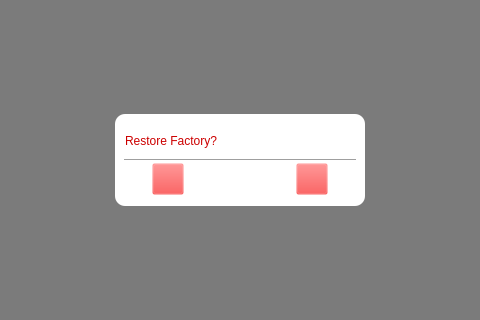
<?xml version="1.0" encoding="UTF-8"?>
<ui version="4.0">
 <class>RestoreDialog</class>
 <widget class="QWidget" name="RestoreDialog">
  <property name="geometry">
   <rect>
    <x>0</x>
    <y>0</y>
    <width>480</width>
    <height>320</height>
   </rect>
  </property>
  <property name="windowTitle">
   <string>Form</string>
  </property>
  <property name="styleSheet">
   <string notr="true">QPushButton#button_accept {
	border-image: url(:/res/icons/ic_confirm.png);
	max-width: 30px;
	min-width: 30px;
	max-height: 30px;
	min-height: 30px;
}

QPushButton#button_reject {
	border-image: url(:/res/icons/ic_cancel.png);
	max-width: 30px;
	min-width: 30px;
	max-height: 30px;
	min-height: 30px;
}

QPushButton#button_number {
	border-image: url(:/res/icons/ic_thumbnail.png);
}

QPushButton#button_delete {
	border-image: url(:/res/icons/ic_delete_2.png);
}

QPushButton#button_arrow {
	border-image: url(:/res/icons/ic_to.png);
}

QFrame#frame {
	background-color: rgb(255, 255, 255);
	border-radius: 10px;
}

QLabel {
	color: rgb(204, 0, 0);
}
QWidget#widget {
	background-color: rgba(43, 43,  43, 150);
}

</string>
  </property>
  <layout class="QVBoxLayout" name="verticalLayout_2">
   <property name="leftMargin">
    <number>0</number>
   </property>
   <property name="topMargin">
    <number>0</number>
   </property>
   <property name="rightMargin">
    <number>0</number>
   </property>
   <property name="bottomMargin">
    <number>0</number>
   </property>
   <item>
    <widget class="QWidget" name="widget" native="true">
     <layout class="QGridLayout" name="gridLayout" rowstretch="114,92,0,0,114" columnstretch="115,0,250,115">
      <property name="leftMargin">
       <number>0</number>
      </property>
      <property name="topMargin">
       <number>0</number>
      </property>
      <property name="rightMargin">
       <number>0</number>
      </property>
      <property name="bottomMargin">
       <number>0</number>
      </property>
      <property name="spacing">
       <number>0</number>
      </property>
      <item row="0" column="2">
       <spacer name="verticalSpacer">
        <property name="orientation">
         <enum>Qt::Vertical</enum>
        </property>
        <property name="sizeHint" stdset="0">
         <size>
          <width>20</width>
          <height>139</height>
         </size>
        </property>
       </spacer>
      </item>
      <item row="4" column="2">
       <spacer name="verticalSpacer_4">
        <property name="orientation">
         <enum>Qt::Vertical</enum>
        </property>
        <property name="sizeHint" stdset="0">
         <size>
          <width>20</width>
          <height>138</height>
         </size>
        </property>
       </spacer>
      </item>
      <item row="1" column="2">
       <widget class="QFrame" name="frame">
        <property name="minimumSize">
         <size>
          <width>250</width>
          <height>92</height>
         </size>
        </property>
        <property name="maximumSize">
         <size>
          <width>250</width>
          <height>92</height>
         </size>
        </property>
        <property name="frameShape">
         <enum>QFrame::StyledPanel</enum>
        </property>
        <property name="frameShadow">
         <enum>QFrame::Raised</enum>
        </property>
        <layout class="QVBoxLayout" name="verticalLayout">
         <property name="spacing">
          <number>0</number>
         </property>
         <item>
          <widget class="QFrame" name="frame_3">
           <property name="styleSheet">
            <string notr="true">border-color: rgba(0,0,0,0);
background-color: rgba(239, 41, 41,0);</string>
           </property>
           <property name="frameShape">
            <enum>QFrame::StyledPanel</enum>
           </property>
           <property name="frameShadow">
            <enum>QFrame::Raised</enum>
           </property>
           <layout class="QHBoxLayout" name="horizontalLayout_2" stretch="0">
            <property name="spacing">
             <number>0</number>
            </property>
            <property name="leftMargin">
             <number>0</number>
            </property>
            <property name="topMargin">
             <number>0</number>
            </property>
            <property name="rightMargin">
             <number>0</number>
            </property>
            <property name="bottomMargin">
             <number>0</number>
            </property>
            <item>
             <widget class="QLabel" name="tipLabel">
              <property name="minimumSize">
               <size>
                <width>0</width>
                <height>0</height>
               </size>
              </property>
              <property name="maximumSize">
               <size>
                <width>16777215</width>
                <height>16777215</height>
               </size>
              </property>
              <property name="styleSheet">
               <string notr="true"/>
              </property>
              <property name="text">
               <string>Restore Factory?</string>
              </property>
             </widget>
            </item>
           </layout>
          </widget>
         </item>
         <item>
          <widget class="Line" name="line">
           <property name="styleSheet">
            <string notr="true">min-height:  2px;
max-height: 2px;</string>
           </property>
           <property name="orientation">
            <enum>Qt::Horizontal</enum>
           </property>
          </widget>
         </item>
         <item>
          <widget class="QFrame" name="frame_2">
           <property name="styleSheet">
            <string notr="true">border-color: rgba(0,0,0,0);
background-color: rgba(239, 41, 41,0);</string>
           </property>
           <property name="frameShape">
            <enum>QFrame::StyledPanel</enum>
           </property>
           <property name="frameShadow">
            <enum>QFrame::Raised</enum>
           </property>
           <layout class="QHBoxLayout" name="horizontalLayout_3" stretch="29,30,118,30,29">
            <property name="spacing">
             <number>0</number>
            </property>
            <property name="leftMargin">
             <number>0</number>
            </property>
            <property name="topMargin">
             <number>0</number>
            </property>
            <property name="rightMargin">
             <number>0</number>
            </property>
            <property name="bottomMargin">
             <number>0</number>
            </property>
            <item>
             <spacer name="horizontalSpacer">
              <property name="orientation">
               <enum>Qt::Horizontal</enum>
              </property>
              <property name="sizeHint" stdset="0">
               <size>
                <width>40</width>
                <height>20</height>
               </size>
              </property>
             </spacer>
            </item>
            <item>
             <widget class="QPushButton" name="button_accept">
              <property name="minimumSize">
               <size>
                <width>30</width>
                <height>30</height>
               </size>
              </property>
              <property name="maximumSize">
               <size>
                <width>30</width>
                <height>30</height>
               </size>
              </property>
              <property name="text">
               <string/>
              </property>
             </widget>
            </item>
            <item>
             <spacer name="horizontalSpacer_2">
              <property name="orientation">
               <enum>Qt::Horizontal</enum>
              </property>
              <property name="sizeHint" stdset="0">
               <size>
                <width>167</width>
                <height>20</height>
               </size>
              </property>
             </spacer>
            </item>
            <item>
             <widget class="QPushButton" name="button_reject">
              <property name="minimumSize">
               <size>
                <width>0</width>
                <height>0</height>
               </size>
              </property>
              <property name="maximumSize">
               <size>
                <width>16777215</width>
                <height>16777215</height>
               </size>
              </property>
              <property name="text">
               <string/>
              </property>
             </widget>
            </item>
            <item>
             <spacer name="horizontalSpacer_3">
              <property name="orientation">
               <enum>Qt::Horizontal</enum>
              </property>
              <property name="sizeHint" stdset="0">
               <size>
                <width>40</width>
                <height>20</height>
               </size>
              </property>
             </spacer>
            </item>
           </layout>
          </widget>
         </item>
        </layout>
       </widget>
      </item>
      <item row="1" column="3">
       <spacer name="horizontalSpacer_9">
        <property name="orientation">
         <enum>Qt::Horizontal</enum>
        </property>
        <property name="sizeHint" stdset="0">
         <size>
          <width>40</width>
          <height>20</height>
         </size>
        </property>
       </spacer>
      </item>
      <item row="1" column="0">
       <spacer name="horizontalSpacer_7">
        <property name="orientation">
         <enum>Qt::Horizontal</enum>
        </property>
        <property name="sizeHint" stdset="0">
         <size>
          <width>40</width>
          <height>20</height>
         </size>
        </property>
       </spacer>
      </item>
     </layout>
    </widget>
   </item>
  </layout>
 </widget>
 <resources/>
 <connections/>
</ui>
